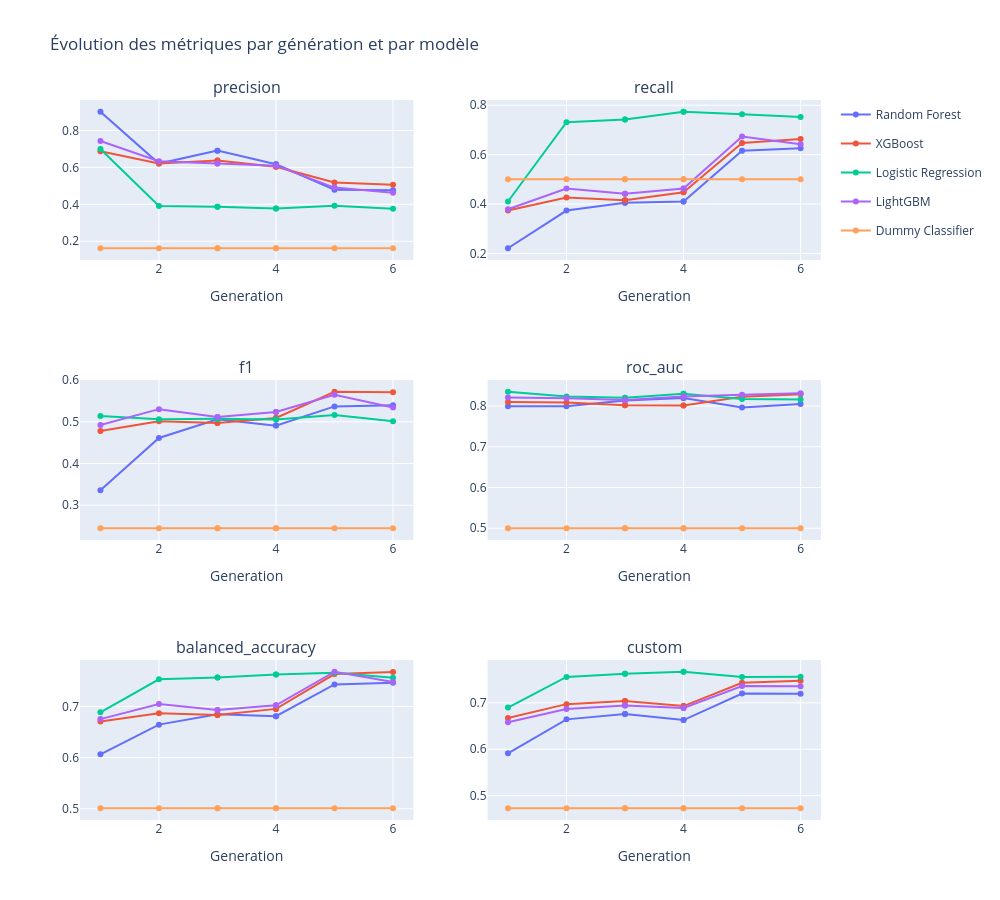

Here is the notebook cell this chart was saved with:
### Markdown cell above
#### <p style="background-color:#AED6F1; color:#1A5276; padding:8px 15px; border-radius:4px; font-size:15px; font-weight:bold;">5.2.2 - Graphique d'Évolution des métriques par génération et par modèle</p>

### Code cell
# List of metrics to plot (one subplot each)
metrics = ["precision", "recall", "f1", "roc_auc", "balanced_accuracy", "custom"]

# Create a 3x2 grid of subplots
fig = sp.make_subplots(
    rows=3, cols=2,
    subplot_titles=metrics,
    shared_xaxes=True
)

# Get consistent colors per model using plotly's qualitative palette
models = df_model_score["model"].unique()
colors = px.colors.qualitative.Plotly
color_map = {model: colors[i % len(colors)] for i, model in enumerate(models)}

# Loop over each metric, placing it in the right subplot position
for idx, metric in enumerate(metrics):
    row = idx // 2 + 1  # subplot row (1-indexed)
    col = idx % 2 + 1    # subplot col (1-indexed)

    for model_name in models:
        group_df_model_score = df_model_score[df_model_score["model"] == model_name].sort_values("generation")

        fig.add_trace(
            go.Scatter(
                x=group_df_model_score["generation"],
                y=group_df_model_score[metric],
                mode="lines+markers",
                name=model_name,
                legendgroup=model_name,
                # Show legend only once per model (on first subplot) to avoid duplicates
                showlegend=(idx == 0),
                line=dict(color=color_map[model_name])
            ),
            row=row, col=col
        )

fig.update_xaxes(title_text="Generation")
fig.update_layout(
    height=900, width=1000,
    title_text="Évolution des métriques par génération et par modèle"
)
fig.update_xaxes(showticklabels=True)

fig.show()

### Figure 1 — Plotly figure (JSON) as saved in the notebook; plotly's stock layout.template omitted (floating-point values rounded to 4 significant figures)
{"data": [{"legendgroup": "Random Forest", "line": {"color": "#636EFA"}, "mode": "lines+markers", "name": "Random Forest", "showlegend": true, "type": "scatter", "x": [1, 2, 3, 3, 4, 4, 5, 6], "xaxis": "x", "y": [0.9015, 0.6207, 0.6909, 0.6909, 0.6169, 0.6169, 0.4789, 0.4762], "yaxis": "y"}, {"legendgroup": "XGBoost", "line": {"color": "#EF553B"}, "mode": "lines+markers", "name": "XGBoost", "showlegend": true, "type": "scatter", "x": [1, 2, 3, 3, 4, 4, 5, 6], "xaxis": "x", "y": [0.6879, 0.6214, 0.6377, 0.6377, 0.6034, 0.6034, 0.5185, 0.5054], "yaxis": "y"}, {"legendgroup": "Logistic Regression", "line": {"color": "#00CC96"}, "mode": "lines+markers", "name": "Logistic Regression", "showlegend": true, "type": "scatter", "x": [1, 2, 3, 3, 4, 4, 5, 6], "xaxis": "x", "y": [0.6999, 0.3907, 0.3872, 0.3872, 0.3775, 0.3775, 0.3928, 0.3766], "yaxis": "y"}, {"legendgroup": "LightGBM", "line": {"color": "#AB63FA"}, "mode": "lines+markers", "name": "LightGBM", "showlegend": true, "type": "scatter", "x": [1, 2, 3, 3, 4, 4, 5, 6], "xaxis": "x", "y": [0.7434, 0.6331, 0.6216, 0.6216, 0.6095, 0.6095, 0.4908, 0.4624], "yaxis": "y"}, {"legendgroup": "Dummy Classifier", "line": {"color": "#FFA15A"}, "mode": "lines+markers", "name": "Dummy Classifier", "showlegend": true, "type": "scatter", "x": [1, 2, 3, 3, 4, 4, 5, 6], "xaxis": "x", "y": [0.1621, 0.1621, 0.1621, 0.1621, 0.1621, 0.1621, 0.1621, 0.1621], "yaxis": "y"}, {"legendgroup": "Random Forest", "line": {"color": "#636EFA"}, "mode": "lines+markers", "name": "Random Forest", "showlegend": false, "type": "scatter", "x": [1, 2, 3, 3, 4, 4, 5, 6], "xaxis": "x2", "y": [0.2211, 0.3737, 0.4053, 0.4053, 0.4105, 0.4105, 0.6158, 0.6263], "yaxis": "y2"}, {"legendgroup": "XGBoost", "line": {"color": "#EF553B"}, "mode": "lines+markers", "name": "XGBoost", "showlegend": false, "type": "scatter", "x": [1, 2, 3, 3, 4, 4, 5, 6], "xaxis": "x2", "y": [0.3737, 0.4263, 0.4158, 0.4158, 0.4474, 0.4474, 0.6474, 0.6632], "yaxis": "y2"}, {"legendgroup": "Logistic Regression", "line": {"color": "#00CC96"}, "mode": "lines+markers", "name": "Logistic Regression", "showlegend": false, "type": "scatter", "x": [1, 2, 3, 3, 4, 4, 5, 6], "xaxis": "x2", "y": [0.4105, 0.7316, 0.7421, 0.7421, 0.7737, 0.7737, 0.7632, 0.7526], "yaxis": "y2"}, {"legendgroup": "LightGBM", "line": {"color": "#AB63FA"}, "mode": "lines+markers", "name": "LightGBM", "showlegend": false, "type": "scatter", "x": [1, 2, 3, 3, 4, 4, 5, 6], "xaxis": "x2", "y": [0.3789, 0.4632, 0.4421, 0.4421, 0.4632, 0.4632, 0.6737, 0.6421], "yaxis": "y2"}, {"legendgroup": "Dummy Classifier", "line": {"color": "#FFA15A"}, "mode": "lines+markers", "name": "Dummy Classifier", "showlegend": false, "type": "scatter", "x": [1, 2, 3, 3, 4, 4, 5, 6], "xaxis": "x2", "y": [0.5, 0.5, 0.5, 0.5, 0.5, 0.5, 0.5, 0.5], "yaxis": "y2"}, {"legendgroup": "Random Forest", "line": {"color": "#636EFA"}, "mode": "lines+markers", "name": "Random Forest", "showlegend": false, "type": "scatter", "x": [1, 2, 3, 3, 4, 4, 5, 6], "xaxis": "x3", "y": [0.3361, 0.4612, 0.5059, 0.5059, 0.4908, 0.4908, 0.5369, 0.5397], "yaxis": "y3"}, {"legendgroup": "XGBoost", "line": {"color": "#EF553B"}, "mode": "lines+markers", "name": "XGBoost", "showlegend": false, "type": "scatter", "x": [1, 2, 3, 3, 4, 4, 5, 6], "xaxis": "x3", "y": [0.478, 0.5012, 0.4971, 0.4971, 0.5092, 0.5092, 0.572, 0.571], "yaxis": "y3"}, {"legendgroup": "Logistic Regression", "line": {"color": "#00CC96"}, "mode": "lines+markers", "name": "Logistic Regression", "showlegend": false, "type": "scatter", "x": [1, 2, 3, 3, 4, 4, 5, 6], "xaxis": "x3", "y": [0.514, 0.5062, 0.5072, 0.5072, 0.5056, 0.5056, 0.5161, 0.5011], "yaxis": "y3"}, {"legendgroup": "LightGBM", "line": {"color": "#AB63FA"}, "mode": "lines+markers", "name": "LightGBM", "showlegend": false, "type": "scatter", "x": [1, 2, 3, 3, 4, 4, 5, 6], "xaxis": "x3", "y": [0.4925, 0.5303, 0.5113, 0.5113, 0.5236, 0.5236, 0.5647, 0.5343], "yaxis": "y3"}, {"legendgroup": "Dummy Classifier", "line": {"color": "#FFA15A"}, "mode": "lines+markers", "name": "Dummy Classifier", "showlegend": false, "type": "scatter", "x": [1, 2, 3, 3, 4, 4, 5, 6], "xaxis": "x3", "y": [0.2448, 0.2448, 0.2448, 0.2448, 0.2448, 0.2448, 0.2448, 0.2448], "yaxis": "y3"}, {"legendgroup": "Random Forest", "line": {"color": "#636EFA"}, "mode": "lines+markers", "name": "Random Forest", "showlegend": false, "type": "scatter", "x": [1, 2, 3, 3, 4, 4, 5, 6], "xaxis": "x4", "y": [0.7994, 0.7993, 0.8136, 0.8136, 0.8199, 0.8199, 0.7962, 0.8047], "yaxis": "y4"}, {"legendgroup": "XGBoost", "line": {"color": "#EF553B"}, "mode": "lines+markers", "name": "XGBoost", "showlegend": false, "type": "scatter", "x": [1, 2, 3, 3, 4, 4, 5, 6], "xaxis": "x4", "y": [0.8096, 0.8085, 0.802, 0.802, 0.8012, 0.8012, 0.8225, 0.8291], "yaxis": "y4"}, {"legendgroup": "Logistic Regression", "line": {"color": "#00CC96"}, "mode": "lines+markers", "name": "Logistic Regression", "showlegend": false, "type": "scatter", "x": [1, 2, 3, 3, 4, 4, 5, 6], "xaxis": "x4", "y": [0.835, 0.8233, 0.8202, 0.8202, 0.8299, 0.8299, 0.8174, 0.8157], "yaxis": "y4"}, {"legendgroup": "LightGBM", "line": {"color": "#AB63FA"}, "mode": "lines+markers", "name": "LightGBM", "showlegend": false, "type": "scatter", "x": [1, 2, 3, 3, 4, 4, 5, 6], "xaxis": "x4", "y": [0.8209, 0.8189, 0.815, 0.815, 0.8236, 0.8236, 0.8279, 0.8316], "yaxis": "y4"}, {"legendgroup": "Dummy Classifier", "line": {"color": "#FFA15A"}, "mode": "lines+markers", "name": "Dummy Classifier", "showlegend": false, "type": "scatter", "x": [1, 2, 3, 3, 4, 4, 5, 6], "xaxis": "x4", "y": [0.5, 0.5, 0.5, 0.5, 0.5, 0.5, 0.5, 0.5], "yaxis": "y4"}, {"legendgroup": "Random Forest", "line": {"color": "#636EFA"}, "mode": "lines+markers", "name": "Random Forest", "showlegend": false, "type": "scatter", "x": [1, 2, 3, 3, 4, 4, 5, 6], "xaxis": "x5", "y": [0.6065, 0.6645, 0.6849, 0.6849, 0.6809, 0.6809, 0.743, 0.7462], "yaxis": "y5"}, {"legendgroup": "XGBoost", "line": {"color": "#EF553B"}, "mode": "lines+markers", "name": "XGBoost", "showlegend": false, "type": "scatter", "x": [1, 2, 3, 3, 4, 4, 5, 6], "xaxis": "x5", "y": [0.6706, 0.6868, 0.6835, 0.6835, 0.6953, 0.6953, 0.7633, 0.7672], "yaxis": "y5"}, {"legendgroup": "Logistic Regression", "line": {"color": "#00CC96"}, "mode": "lines+markers", "name": "Logistic Regression", "showlegend": false, "type": "scatter", "x": [1, 2, 3, 3, 4, 4, 5, 6], "xaxis": "x5", "y": [0.6885, 0.7532, 0.7569, 0.7569, 0.7626, 0.7626, 0.7659, 0.7561], "yaxis": "y5"}, {"legendgroup": "LightGBM", "line": {"color": "#AB63FA"}, "mode": "lines+markers", "name": "LightGBM", "showlegend": false, "type": "scatter", "x": [1, 2, 3, 3, 4, 4, 5, 6], "xaxis": "x5", "y": [0.6753, 0.7047, 0.6931, 0.6931, 0.7022, 0.7022, 0.7679, 0.748], "yaxis": "y5"}, {"legendgroup": "Dummy Classifier", "line": {"color": "#FFA15A"}, "mode": "lines+markers", "name": "Dummy Classifier", "showlegend": false, "type": "scatter", "x": [1, 2, 3, 3, 4, 4, 5, 6], "xaxis": "x5", "y": [0.501, 0.501, 0.501, 0.501, 0.501, 0.501, 0.501, 0.501], "yaxis": "y5"}, {"legendgroup": "Random Forest", "line": {"color": "#636EFA"}, "mode": "lines+markers", "name": "Random Forest", "showlegend": false, "type": "scatter", "x": [1, 2, 3, 3, 4, 4, 5, 6], "xaxis": "x6", "y": [0.5912, 0.6645, 0.676, 0.676, 0.663, 0.663, 0.7204, 0.72], "yaxis": "y6"}, {"legendgroup": "XGBoost", "line": {"color": "#EF553B"}, "mode": "lines+markers", "name": "XGBoost", "showlegend": false, "type": "scatter", "x": [1, 2, 3, 3, 4, 4, 5, 6], "xaxis": "x6", "y": [0.6675, 0.6974, 0.7042, 0.7042, 0.6932, 0.6932, 0.7436, 0.7479], "yaxis": "y6"}, {"legendgroup": "Logistic Regression", "line": {"color": "#00CC96"}, "mode": "lines+markers", "name": "Logistic Regression", "showlegend": false, "type": "scatter", "x": [1, 2, 3, 3, 4, 4, 5, 6], "xaxis": "x6", "y": [0.6901, 0.7561, 0.7629, 0.7629, 0.7673, 0.7673, 0.7561, 0.7563], "yaxis": "y6"}, {"legendgroup": "LightGBM", "line": {"color": "#AB63FA"}, "mode": "lines+markers", "name": "LightGBM", "showlegend": false, "type": "scatter", "x": [1, 2, 3, 3, 4, 4, 5, 6], "xaxis": "x6", "y": [0.6584, 0.6869, 0.6945, 0.6945, 0.689, 0.689, 0.7363, 0.7358], "yaxis": "y6"}, {"legendgroup": "Dummy Classifier", "line": {"color": "#FFA15A"}, "mode": "lines+markers", "name": "Dummy Classifier", "showlegend": false, "type": "scatter", "x": [1, 2, 3, 3, 4, 4, 5, 6], "xaxis": "x6", "y": [0.4728, 0.4728, 0.4728, 0.4728, 0.4728, 0.4728, 0.4728, 0.4728], "yaxis": "y6"}], "layout": {"annotations": [{"font": {"size": 16}, "showarrow": false, "text": "precision", "x": 0.225, "xanchor": "center", "xref": "paper", "y": 1, "yanchor": "bottom", "yref": "paper"}, {"font": {"size": 16}, "showarrow": false, "text": "recall", "x": 0.775, "xanchor": "center", "xref": "paper", "y": 1, "yanchor": "bottom", "yref": "paper"}, {"font": {"size": 16}, "showarrow": false, "text": "f1", "x": 0.225, "xanchor": "center", "xref": "paper", "y": 0.6111, "yanchor": "bottom", "yref": "paper"}, {"font": {"size": 16}, "showarrow": false, "text": "roc_auc", "x": 0.775, "xanchor": "center", "xref": "paper", "y": 0.6111, "yanchor": "bottom", "yref": "paper"}, {"font": {"size": 16}, "showarrow": false, "text": "balanced_accuracy", "x": 0.225, "xanchor": "center", "xref": "paper", "y": 0.2222, "yanchor": "bottom", "yref": "paper"}, {"font": {"size": 16}, "showarrow": false, "text": "custom", "x": 0.775, "xanchor": "center", "xref": "paper", "y": 0.2222, "yanchor": "bottom", "yref": "paper"}], "height": 900, "title": {"text": "Évolution des métriques par génération et par modèle"}, "width": 1000, "xaxis": {"anchor": "y", "domain": [0, 0.45], "matches": "x5", "showticklabels": true, "title": {"text": "Generation"}}, "xaxis2": {"anchor": "y2", "domain": [0.55, 1], "matches": "x6", "showticklabels": true, "title": {"text": "Generation"}}, "xaxis3": {"anchor": "y3", "domain": [0, 0.45], "matches": "x5", "showticklabels": true, "title": {"text": "Generation"}}, "xaxis4": {"anchor": "y4", "domain": [0.55, 1], "matches": "x6", "showticklabels": true, "title": {"text": "Generation"}}, "xaxis5": {"anchor": "y5", "domain": [0, 0.45], "showticklabels": true, "title": {"text": "Generation"}}, "xaxis6": {"anchor": "y6", "domain": [0.55, 1], "showticklabels": true, "title": {"text": "Generation"}}, "yaxis": {"anchor": "x", "domain": [0.7778, 1]}, "yaxis2": {"anchor": "x2", "domain": [0.7778, 1]}, "yaxis3": {"anchor": "x3", "domain": [0.3889, 0.6111]}, "yaxis4": {"anchor": "x4", "domain": [0.3889, 0.6111]}, "yaxis5": {"anchor": "x5", "domain": [0, 0.2222]}, "yaxis6": {"anchor": "x6", "domain": [0, 0.2222]}}}
